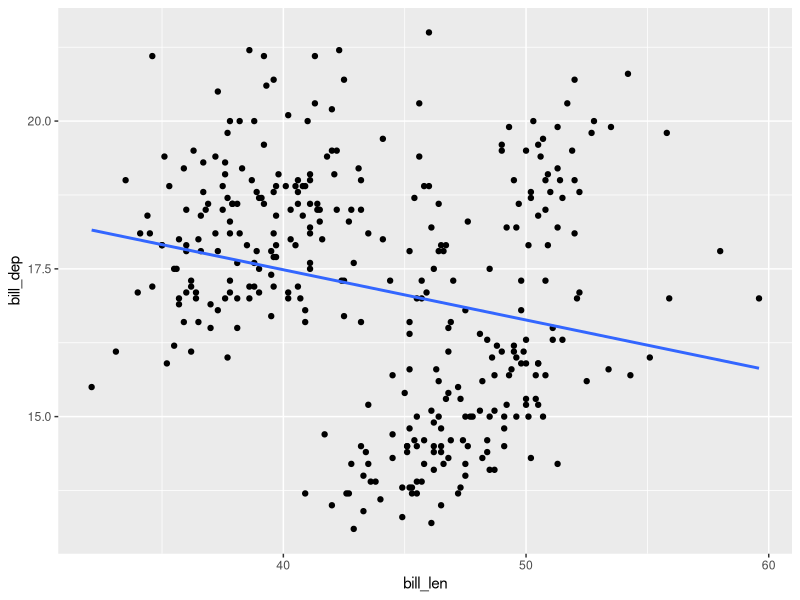
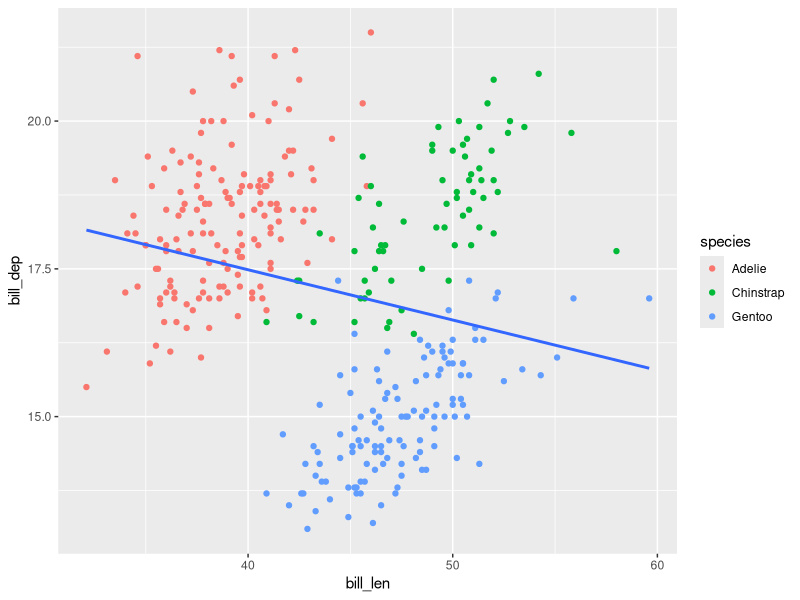
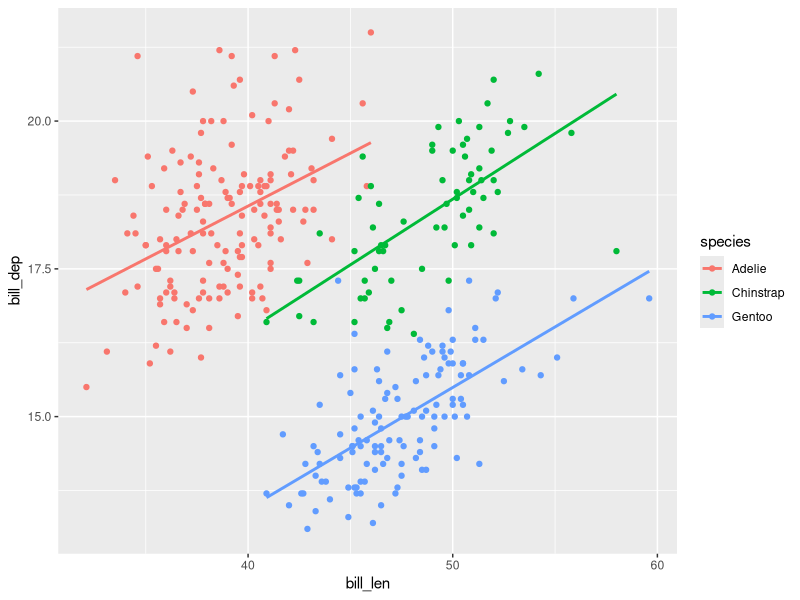
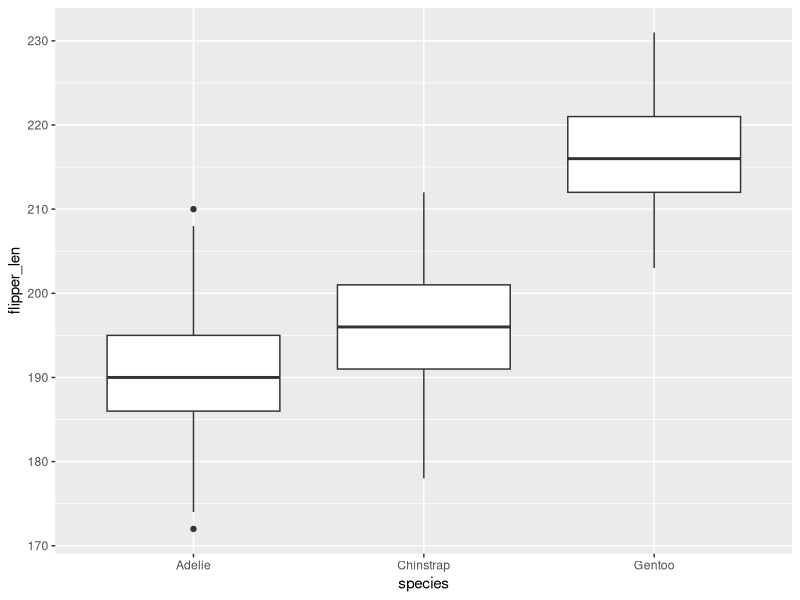
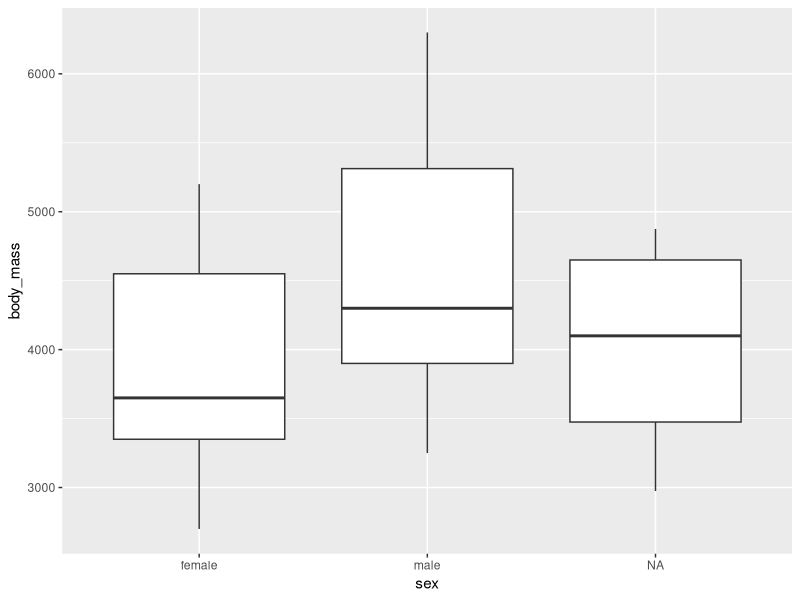
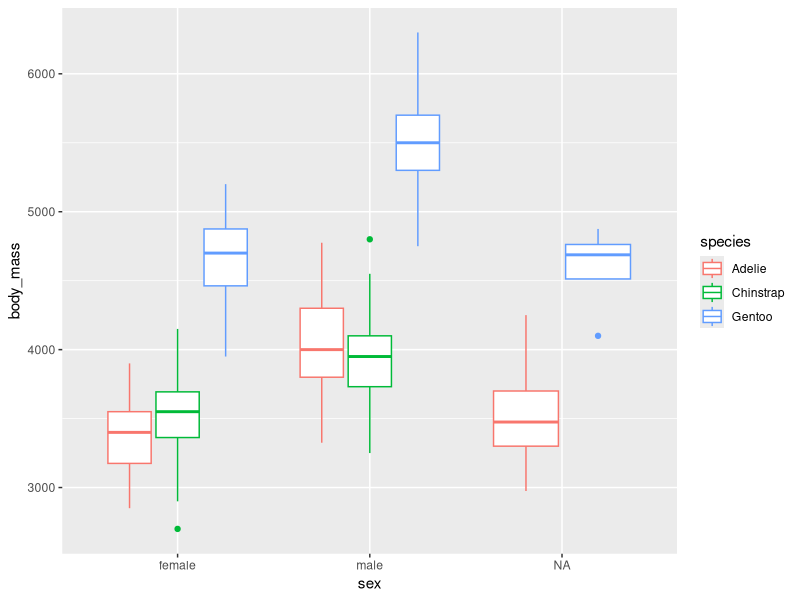
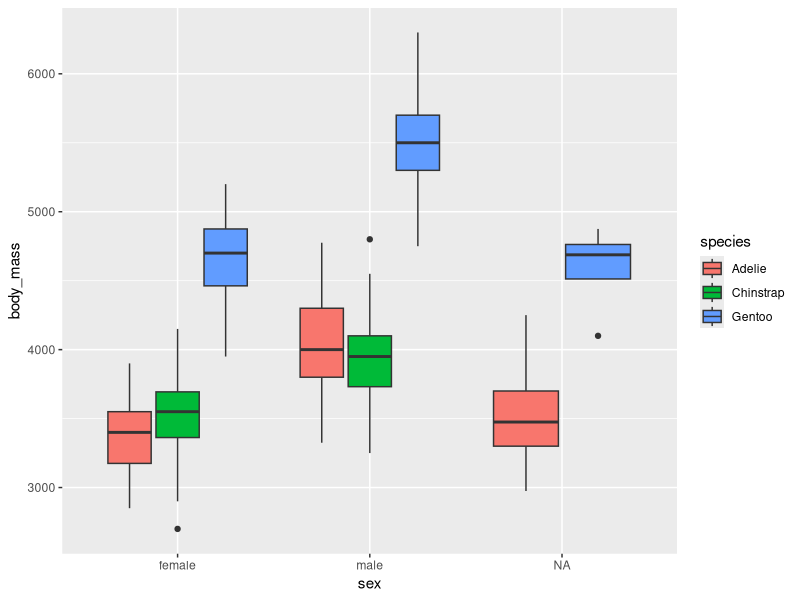
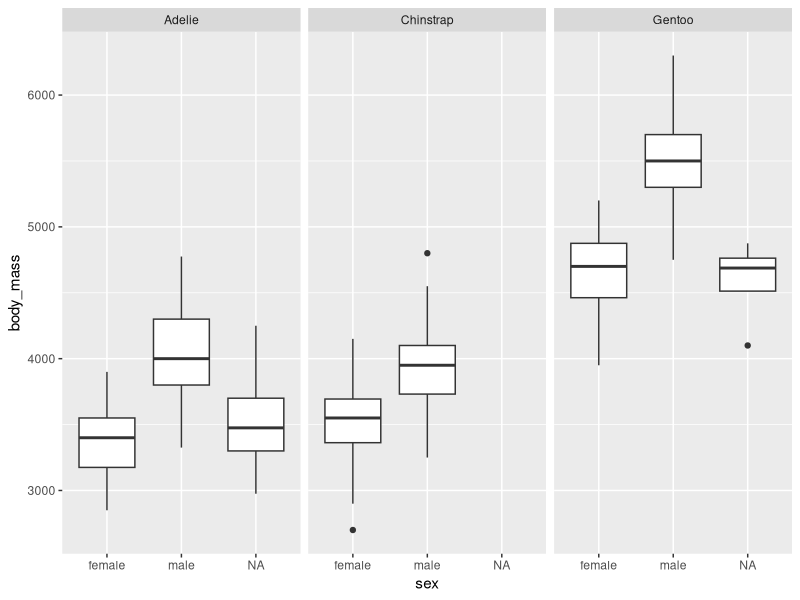

These figures' R source, in order:
## ---- chunk 1
#| message: false
# install.packages("tidyverse")
library(tidyverse)
## ---- chunk 2
theme_set(theme_gray())
head(penguins)
## ---- chunk 3
# Bill length vs. bill depth scatterplot with regression line
ggplot(
  data = penguins,
  aes(
    x = bill_len,
    y = bill_dep
  )
) +
  geom_point() +
  geom_smooth(method = "lm", se = FALSE)
## ---- chunk 4
#| message: false
#| warning: false
# Bill length vs. bill depth scatterplot with regression line
# color as aesthetic local to the point layer
ggplot(penguins, aes(bill_len, bill_dep)) +
  geom_point(aes(color = species)) +
  geom_smooth(method = "lm", se = FALSE)
## ---- chunk 5
#| message: false
#| warning: false
# Define color aesthetic once globally
ggplot(penguins, aes(
  x = bill_len,
  y = bill_dep,
  color = species
)) +
  geom_point() +
  geom_smooth(method = "lm", se = FALSE)
## ---- chunk 6
# Basic boxplot of flipper length
ggplot(penguins, aes(species, flipper_len)) +
  geom_boxplot()
## ---- chunk 7
#| warning: false
# Basic boxplot of body mass for penguins of different sex
ggplot(penguins, aes(x = sex, y = body_mass)) +
  geom_boxplot()
## ---- chunk 8
#| warning: false
ggplot(penguins, aes(x = sex,
                     y = body_mass)) +
  geom_boxplot(aes(color = species))
## ---- chunk 9
#| warning: false
ggplot(penguins, aes(x = sex, y = body_mass)) +
  geom_boxplot(aes(fill = species))
## ---- chunk 10
ggplot(penguins, aes(x = sex, y = body_mass)) +
  geom_boxplot() +
  facet_wrap(vars(species))
## ---- chunk 11
ggplot(penguins, aes(
  x = flipper_len,
  fill = species
)) +
  geom_histogram()
## ---- chunk 12
#| warning: false
ggplot(penguins, aes(
  x = flipper_len,
  fill = species
)) +
  geom_histogram(
    alpha = 0.5,
    position = "identity"
  )
## ---- chunk 13
#| warning: false
ggplot(penguins, aes(
  x = flipper_len,
  fill = species
)) +
  geom_histogram() +
  facet_wrap(vars(species), ncol = 1)
## ---- chunk 14
#| warning: false
ggplot(penguins, aes(species, flipper_len)) +
  geom_boxplot() +
  geom_point(position = position_jitter(
    seed = 123,
    width = 0.2
  ))
## ---- chunk 15
#| warning: false
ggplot(penguins, aes(x = sex, y = body_mass)) +
  geom_violin() +
  geom_boxplot(width = .04) +
  facet_wrap(vars(species))
